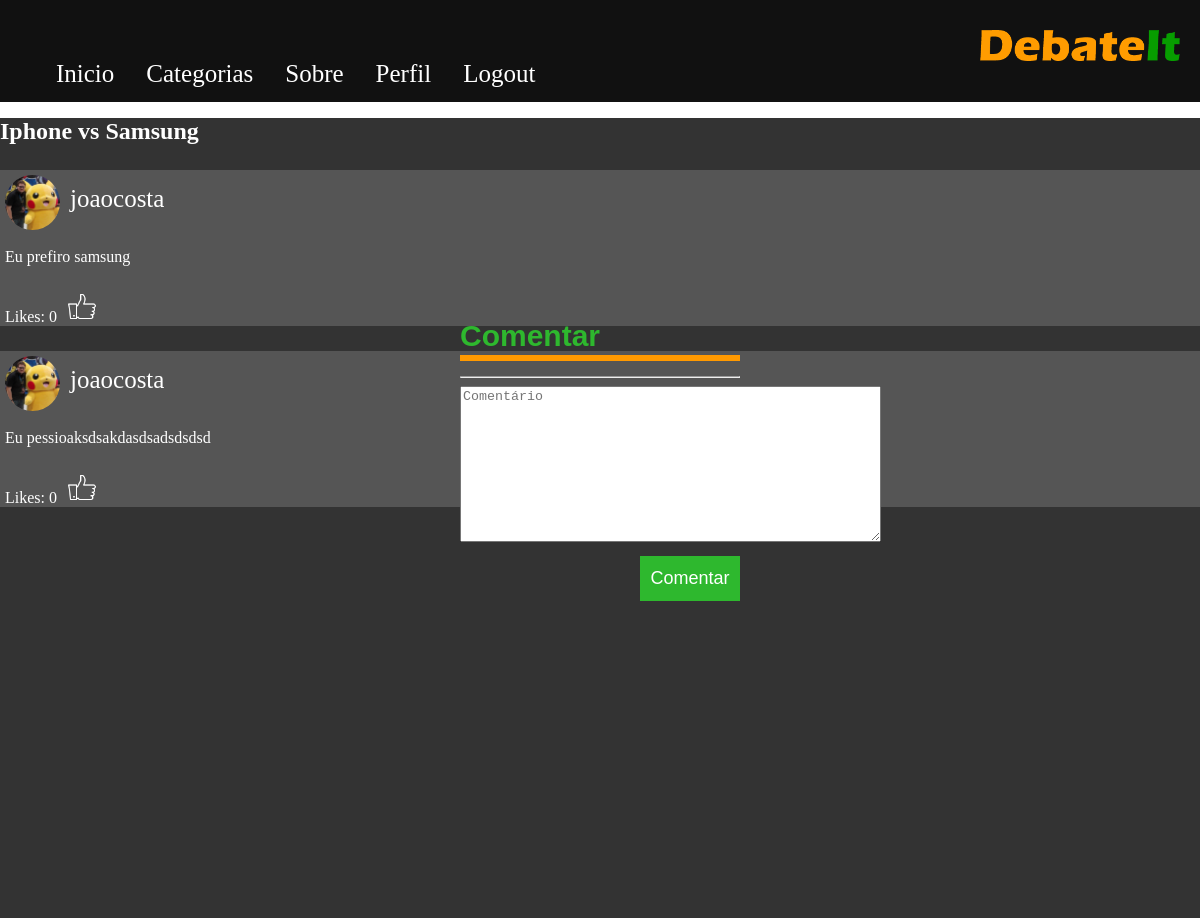
The app's page /discussion/1/ (signed in) with its own data.
### forum/models.py (models this page shows, shortened)
class Discussion(models.Model):
    title = models.CharField(max_length=100)
    descr = models.TextField(default="")
    owner = models.ForeignKey(User, on_delete=models.CASCADE)
    category = models.ForeignKey(Category, on_delete=models.CASCADE)
    mode = models.ForeignKey(DebateMode, on_delete=models.CASCADE)

class Post(models.Model):
    owner = models.ForeignKey(User, on_delete=models.CASCADE)
    text = models.TextField()
    pub_date = models.DateTimeField("Data de publicação")
    discussion = models.ForeignKey(Discussion, on_delete=models.CASCADE)

class ForumUser(models.Model):
    user = models.OneToOneField(User, on_delete=models.CASCADE)
    pic = models.ImageField(null=True, blank=True)
    age = models.CharField(max_length=100)

### forum/views.py (the view)
# urls.py: url(r'^discussion/(?P<discussion_id>[0-9]+)/$', views.DiscussionDetails, name='forum_discussion'),
def DiscussionDetails(request, discussion_id):
    if request.method == 'POST':
        success = create_post(request.user, request.POST['comment'], discussion_id)
        if success:
            return HttpResponseRedirect(reverse('forum_discussion', args=discussion_id))
    logged_in = request.user.is_authenticated
    discussion = Discussion.objects.get(id=discussion_id)
    context = {
        'logged_in': logged_in,
        'discussion': discussion,
        'posts': Post.objects.filter(discussion=discussion)
    }
    return render(request, "forum/DiscussionDetails.html", context)

### forum/templates/forum/DiscussionDetails.html (shortened to what this page needs)
{% extends 'forum/Base.html' %}
{% load static %}
{% block content %}
    <h1>{{ discussion.title }}</h1>
    {% for post in posts %}
        <section class="post_container">
            <picture class="post_pic">
                <img src="{{ post.owner.forumuser.pic }}" alt="profile_pic" width="55">
            </picture>
            <p class="post_username">{{ post.owner.username }} </p>
            <p class="post_text"> {{ post.text }} </p>
            <p class="post_likes"> Likes: {{ post.like_set.count }} </p>
            <a class="like_button "><img src="{% static "forum/like_button.png" %}" width="30"></a>
        </section>
    {% endfor %}
    {% if logged_in %}
        <form name="input" action="{% url 'forum_discussion' discussion.id %}" method="POST">
            <section class="Login">
                <h1> Comentar </h1>
                <hr>
                <div>
                    <textarea type="text" name="comment" placeholder="Comentário" cols="50" rows="10"></textarea><br>
                </div>
                <input class="submitLogin" type="submit" value="Comentar">
            </section>
        </form>
    {% endif %}
{% endblock %}

### forum/static/forum/style.css (style rules this page uses)
body { color: white; margin: 0px; }
h1 { margin: 0px; }
.Login { width: 280px; position: absolute; top: 50%; left: 50%; transform: translate(-50%, -50%); color: #2eb82e; font-family: sans-serif; }
.Login h1 { float: top; font-size: 30px; border-bottom: 6px solid #ff9900; margin-bottom: 15px; padding: 2px 2px 2px 0px; }
.submitLogin { background-color: #2eb82e; border: none; color: white; height: 45px; width: 100px; text-align: center; text-decoration: none; font-size: 18px; cursor: pointer; float: right; margin-top: 10px; }
.post_container { background-color: #555; display: block; }
.post_pic { float: left; padding: 5px 10px 10px 5px; }
.post_pic img { border-radius: 50%; }
.post_username { padding-top: 15px; font-size: 25px; }
.post_text { padding: 10px 0px 10px 5px; }
.post_likes { float: left; padding-left: 5px; }
.like_button { cursor: pointer; padding: 0px 0px 10px 10px; }

### records on screen
Discussion: title "Iphone vs Samsung"
Post: owner.forumuser.pic (picture), owner.username "joaocosta", text "Eu prefiro samsung", like_set.count "0"
Post: owner.forumuser.pic (picture), owner.username "joaocosta", text "Eu pessioaksdsakdasdsadsdsdsd", like_set.count "0"
